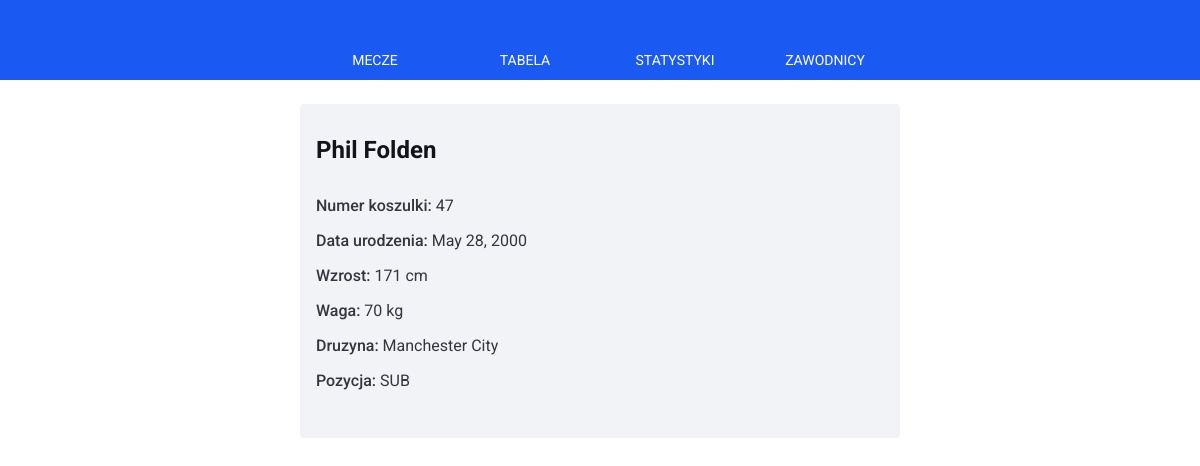
The page /player/3 on the database as committed earlier.
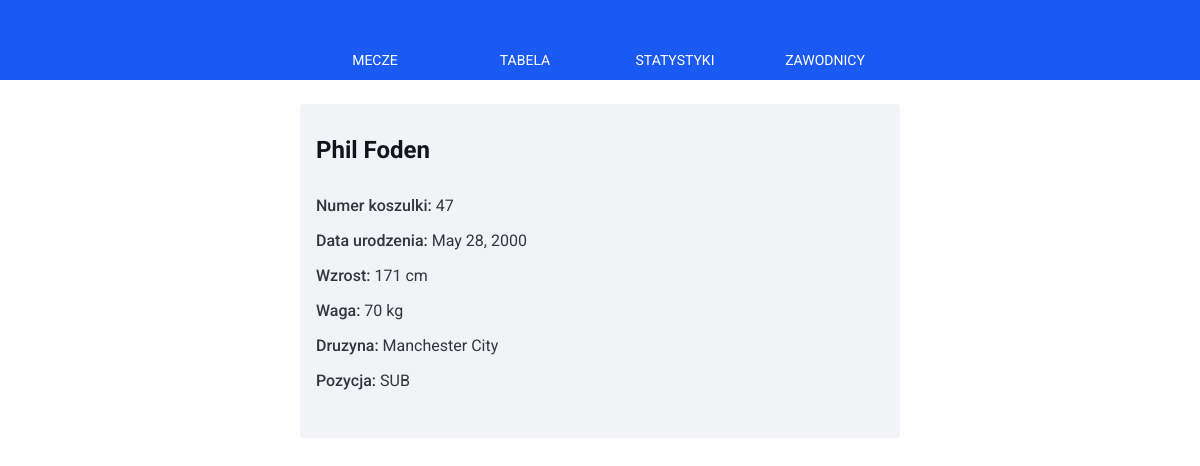
The same page on the database as committed later.
### main/models.py (models this page shows, shortened)
class Player(models.Model):
    class PositionChoices(models.TextChoices):
        GK = 'GK', _('Bramkarz')
        LB = 'LB', _('Lewy obrońca')
        CB = 'CB', _('Środkowy obrońca')
        RB = 'RB', _('Prawy obrońca')
        LM = 'LM', _('Lewy pomocnik')
        RM = 'RM', _('Prawy pomocnik')
        CM = 'CM', _('Środkowy pomocnik')
        LS = 'LS', _('Lewy napastnik')
        RS = 'RS', _('Prawy napastnik')
        CS = 'CS', _('Środkowy napastnik')
        SUB = 'SUB', _('Rezerwowy')
    first_name = models.CharField(max_length=30)
    last_name = models.CharField(max_length=50)
    shirt_number = models.IntegerField()
    birth_date = models.DateField()
    height = models.IntegerField()
    weight = models.IntegerField()
    team = models.ForeignKey(Team, on_delete=models.CASCADE)
    position = models.CharField(max_length=3, choices=PositionChoices.choices, default="SUB")
    favourite = models.IntegerField(default=0)

class Team(models.Model):
    name = models.CharField(max_length=50)
    manager = models.CharField(max_length=100)
    owner = models.CharField(max_length=100)
    established = models.DateField()
    stadium = models.ForeignKey(Stadium, on_delete=models.CASCADE)

### main/views.py (the view)
# urls.py: path("player/<int:player_id>", views.player, name="player"),
def player(request, player_id):
    player = get_object_or_404(Player, pk=player_id)
    return render(request, "player.html", {"player": player})

### main/templates/player.html
{% extends "layout.html" %} {% block title %}Zawodnik{% endblock %} {% block body_content %}
<div class="player">
    <div class="player-container">
        <div class="player-container__name">{{player.first_name}} {{player.last_name}}</div>
        <div class="player-container__item">
            <span>Numer koszulki: </span>
            {{player.shirt_number}}
        </div>
        <div class="player-container__item">
            <span>Data urodzenia: </span>
            {{player.birth_date}}
        </div>
        <div class="player-container__item">
            <span>Wzrost: </span>
            {{player.height}} cm
        </div>
        <div class="player-container__item">
            <span>Waga: </span>
            {{player.weight}} kg
        </div>
        <div class="player-container__item">
            <span>Druzyna: </span>
            {{player.team.name}}
        </div>
        <div class="player-container__item">
            <span>Pozycja: </span>
            {{player.position}}
        </div>
    </div>
</div>
{% endblock %}

Rows that differ between the two databases and show on the page:
changed Player "Phil": last_name "Folden" → "Foden"
